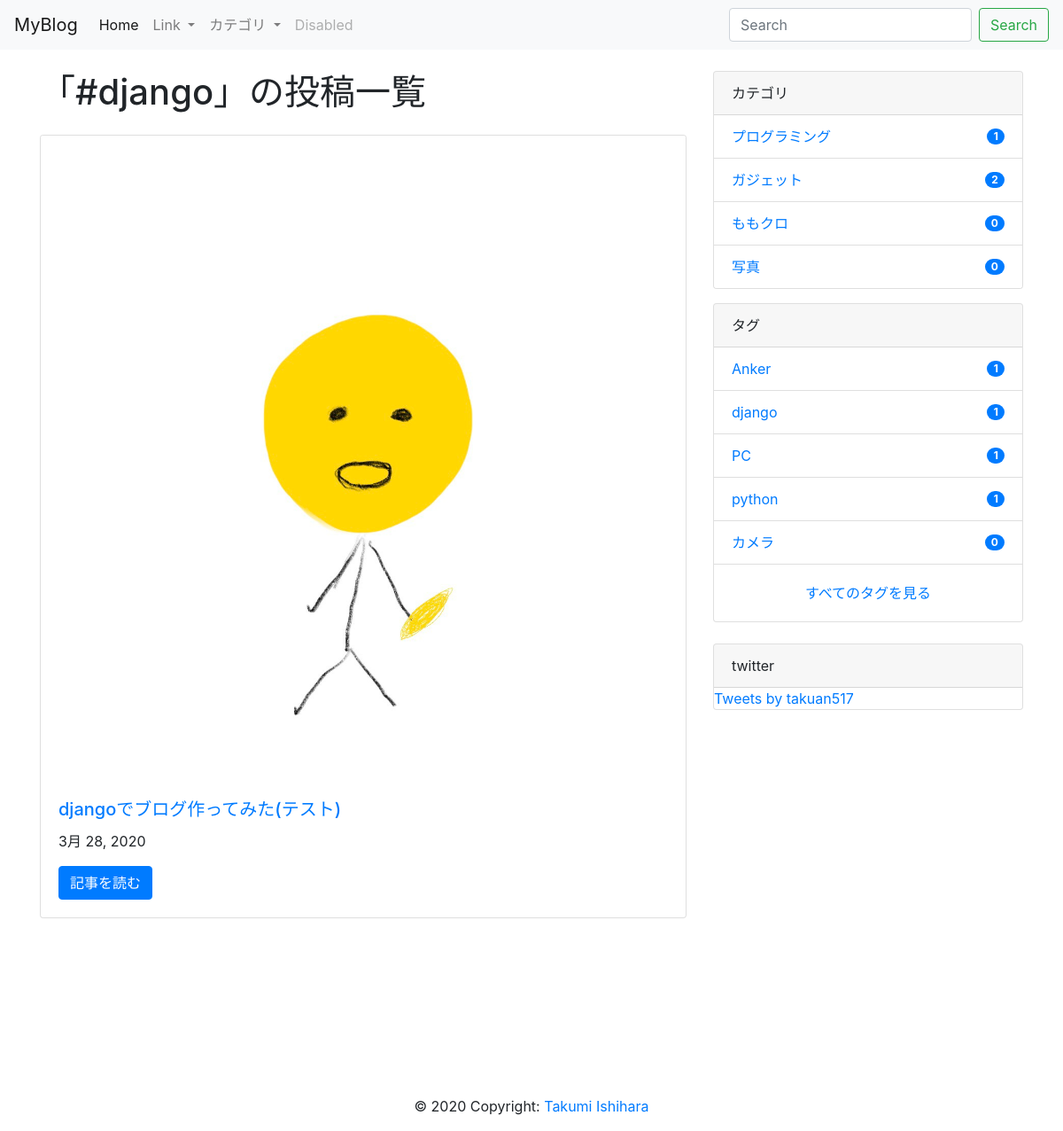
Page /tag/django/ on the earlier database version.
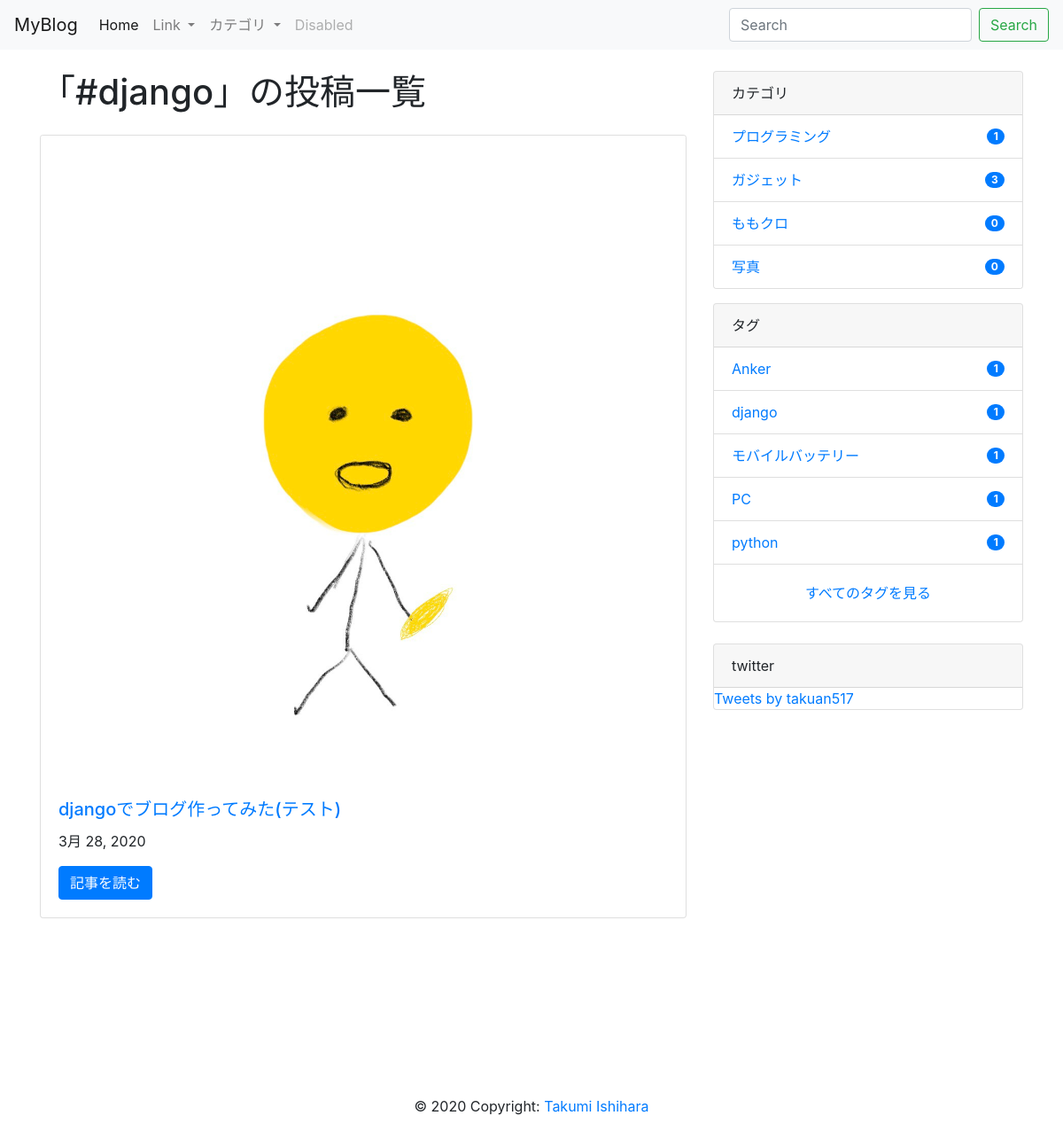
Same page on the later database version.
### blog/models.py (models this page shows, shortened)
class Post(models.Model):
    category = models.ForeignKey(Category, on_delete=models.PROTECT)
    tags = models.ManyToManyField(Tag, blank=True)
    title = models.CharField(max_length=255)
    content = models.TextField()
    description = models.TextField(blank=True)
    image = models.ImageField(
        upload_to='post_images/', null=True, blank=True)
    created_at = models.DateTimeField(auto_now_add=True)
    updated_at = models.DateTimeField(auto_now=True)
    published_at = models.DateTimeField(blank=True, null=True)
    is_public = models.BooleanField(default=False)
    class Meta:
        ordering = ['-created_at']

class Category(models.Model):
    name = models.CharField(max_length=255)
    slug = models.SlugField(unique=True)
    timestamp = models.DateTimeField(auto_now_add=True)

class Tag(models.Model):
    name = models.CharField(max_length=255)
    slug = models.SlugField(unique=True)
    timestamp = models.DateTimeField(auto_now_add=True)

### blog/views.py (the view)
# urls.py: path('tag/<str:tag_slug>/', TagPostView.as_view(), name='tag_post'),
class TagPostView(ListView):
    model = Post
    template_name = 'blog/tag_post.html'
    def get_queryset(self):
        tag_slug = self.kwargs['tag_slug']
        self.tag = get_object_or_404(Tag, slug=tag_slug)
        qs = super().get_queryset().filter(tags=self.tag)
        return qs
    def get_context_data(self, **kwargs):
        context = super().get_context_data(**kwargs)
        context['tag'] = self.tag
        return context

### myproject/context_processors.py (called while the page is built)
def common(request):
    context = {
        'categories': Category.objects.annotate(
            num_posts=Count('post', filter=Q(post__is_public=True))),
        'tags': Tag.objects.annotate(
            num_posts=Count('post', filter=Q(post__is_public=True))),
    }
    return context

### blog/templates/blog/tag_post.html (shortened to what this page needs)
{% extends "base.html" %}
{% block content %}
<div class="container">
  <div class="row">
    <main class="col-md-8">
      <h1 class="mb-4">「#{{ tag.name }}」の投稿一覧</h1>
      {% include "blog/snippets/main_post_list.html" %}
    </main>
    <aside class="col-md-4">
      {% include "blog/snippets/sidebar.html" %}
    </aside>
  </div>
</div>
{% endblock %}

### blog/templates/blog/snippets/main_post_list.html (shortened to what this page needs)
{% for post in object_list %}
{% if user.is_authenticated or post.is_public %}
<div class="card mb-3">
  {% if post.image %}
  <a href="{% url 'blog:post_detail' post.id %}">
    <img class="card-img-top" src="{{ post.image.url }}" alt="{{ post.title }}">
  </a>
  {% endif %}
  <div class="card-body">
    <a href="{% url 'blog:post_detail' post.id %}">
      <h5 class="card-title">{{ post.title }}</h5>
    </a>
    <p class="card-text">{{ post.published_at|date }}</p>
    <a href="{% url 'blog:post_detail' post.id %}" class="btn btn-primary">記事を読む</a>
  </div>
</div>
{% endif %}
{% empty %}
<p>まだ投稿はありません。</p>
{% endfor %}

### blog/templates/blog/snippets/sidebar.html
<div class="card mb-3">
    <div class="card-header">
      カテゴリ
    </div>
    <ul class="list-group list-group-flush">
      {% for category in categories|dictsort:"id" %}
      <li class="list-group-item d-flex justify-content-between align-items-center">
        <a href="{% url 'blog:category_post' category.slug %}" class="card-link">{{ category.name }}</a>
        <span class="badge badge-primary badge-pill">{{ category.num_posts }}</span>
      </li>
      {% endfor %}
    </ul>
  </div>
  <div class="card">
    <div class="card-header">
      タグ
    </div>
    <ul class="list-group list-group-flush">
      {% for tag in tags|dictsortreversed:"num_posts"|slice:":5" %}
      <li class="list-group-item d-flex justify-content-between align-items-center">
        <a href="{% url 'blog:tag_post' tag.slug %}" class="card-link">{{ tag.name }}</a>
        <span class="badge badge-primary badge-pill">{{ tag.num_posts }}</span>
      </li>
      {% endfor %}
    </ul>
    <div class="card-body text-center">
      <a href="{% url 'blog:tag_list' %}" class="card-link">すべてのタグを見る</a>
    </div>
  </div><br>
  <div class="card">
    <div class="card-header">
      twitter
    </div>
    <div>
      <a class="twitter-timeline" href="https://twitter.com/takuan517?ref_src=twsrc%5Etfw">Tweets by takuan517</a> <script async src="https://platform.twitter.com/widgets.js" charset="utf-8"></script>
    </div>
</div>

Differences in the rows shown:
no longer on this page (row unchanged): Tag: name "カメラ", num_posts "0"
computed for Category "ガジェット": num_posts "2" → "3"
added Tag: name "モバイルバッテリー", num_posts "1"
